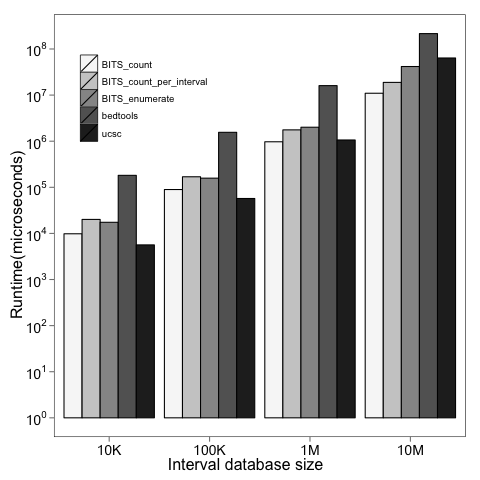

Here is the R script that generated this plot:
library(ggplot2)

d <- read.table('genome-v-exome.txt', header=TRUE)

postscript(file='genome-v-exome.eps',  width = 7.0, height = 8.0,
           horizontal = FALSE, onefile = FALSE, paper = "special",
           pointsize=24)

p <- ggplot(d, aes(x = d$size, y = d$speed, fill=d$alg))
p + geom_bar(position = "dodge", colour='black') + 
    scale_y_log10(breaks=c(1e0,1e1,1e2,1e3,1e4,1e5,1e6,1e7,1e8)) + 
    scale_fill_brewer(palette = "Greys") +
    scale_x_discrete(limits=c("10K","100K","1M","10M")) +
    opts(panel.background = theme_rect(fill='white')) +
    opts(panel.grid.major = theme_blank()) +
    opts(panel.grid.minor = theme_blank()) +
    opts(axis.text.x = theme_text(size = 14)) +
    opts(axis.text.y = theme_text(size = 14)) +
    opts(axis.title.x = theme_text(size = 16)) +
    opts(axis.title.y = theme_text(size = 16, angle=90)) +
    opts(legend.title=theme_blank()) +
    opts(legend.position=c(0.30,0.80)) +
    labs(x = "Interval database size", y = "Runtime(microseconds)")    
dev.off()
